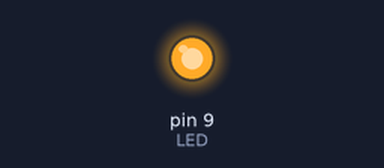
This sketch was run on a simulated Arduino Uno, built with avr-gcc and run on an emulated ATmega328P. Parts: output pins drawn as LEDs (lit = HIGH). What the sketch prints to the serial monitor is not drawn.

Above: at 12.8 s.
Timing chart, 0 to 14.3 s (numbered marks = the images above):
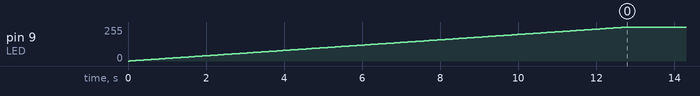

The sketch:

NEW_PROJECT.ino
```cpp
int LED = 9;
void setup() {
  // put your setup code here, to run once:
  pinMode(LED, OUTPUT);
  Serial.begin(9600);

}

void loop() {
  // put your main code here, to run repeatedly:
  int i=0;
  for(i;i<1024 ;i++){
    analogWrite(LED, i);
    Serial.println(i);
    delay(50);
  }

}
```

Measured:
- by itself, pin 9 (LED): moves from 0/255 to 255/255 over 12.7 s
